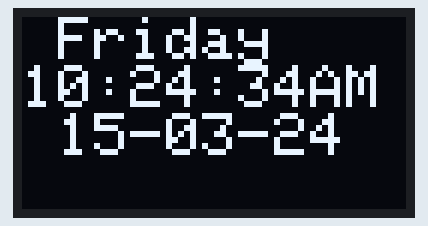
Simulated run of this sketch. Board: ESP8266 (NodeMCU). Parts: 128×64 one-colour display. WiFi joins after 1.5 s; servers stay silent unless stated; the display library's start-up logo is not drawn; the local clock reads 2024-03-15 10:24:30 at power-on unless the sketch sets it; what the sketch prints to the serial monitor is not drawn.

Above: at 4.6 s.
At 8.7 s:
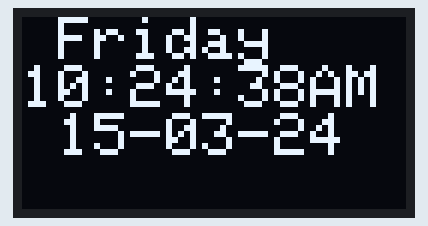
At 12.8 s:
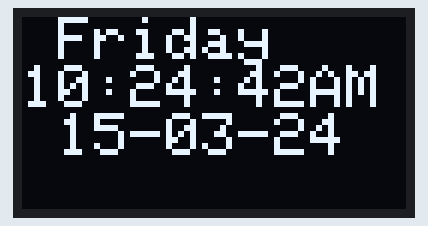
At 21.0 s:
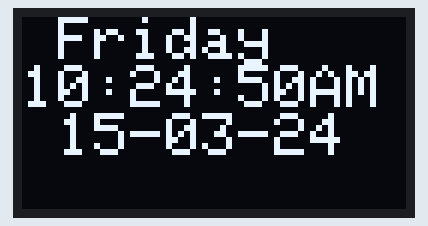
At 29.3 s:
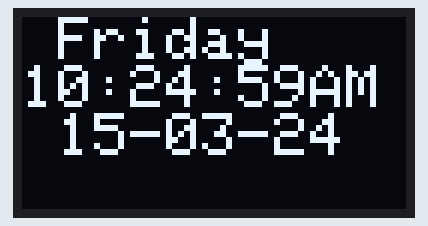
At 38.5 s:
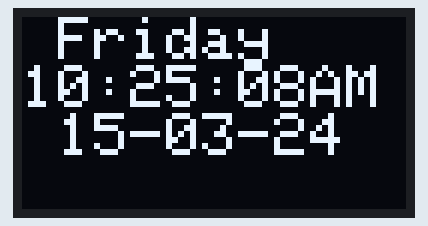

Measured:
- what the display in image 0 shows lasts 1.0 s, from 4.6 s to 5.6 s

The sketch:

SimpleNTPv2.ino
```cpp
//Source https://forum.arduino.cc/index.php?topic=452680.0 developed by Sroto&Gargees™ 2019
// I2C OLED SIMPLE 12-H NTP TIME FOR GMT/UTC +8

#include "time.h"
#include <ESP8266WiFi.h>
#include <SPI.h>
#include <Wire.h>
#include <Adafruit_GFX.h>
#include <Adafruit_SSD1306.h>
#define SCREEN_WIDTH 128
#define SCREEN_HEIGHT 64
#define OLED_RESET     2
Adafruit_SSD1306 display(SCREEN_WIDTH, SCREEN_HEIGHT, &Wire, OLED_RESET);

const char* ssid     = "************";                       // your wifi SSID (AP name)
const char* password = "************";                       // your wifi password

const char* ntpServer = "pool.ntp.org";
const long  gmtOffset_sec = 28800;       //Malaysian,Singapore GMT = +8 UTC * (60*60) , GREENWICH = 0 UTC * (60*60) = 0
const int   daylightOffset_sec = 0;

/*
  %a Abbreviated weekday name
  %A Full weekday name
  %b Abbreviated month name
  %B Full month name
  %c Date and time representation for your locale
  %d Day of month as a decimal number (01-31)
  %H Hour in 24-hour format (00-23)
  %I Hour in 12-hour format (01-12)
  %j Day of year as decimal number (001-366)
  %m Month as decimal number (01-12)
  %M Minute as decimal number (00-59)
  %p Current locale's A.M./P.M. indicator for 12-hour clock
  %S Second as decimal number (00-59)
  %U Week of year as decimal number,  Sunday as first day of week (00-51)
  %w Weekday as decimal number (0-6; Sunday is 0)
  %W Week of year as decimal number, Monday as first day of week (00-51)
  %x Date representation for current locale
  %X Time representation for current locale
  %y Year without century, as decimal number (00-99)
  %Y Year with century, as decimal number
  %z %Z Time-zone name or abbreviation, (no characters if time zone is unknown)
  %% Percent sign
  You can include text literals (such as spaces and colons) to make a neater display or for padding between adjoining columns.
  You can suppress the display of leading zeroes  by using the "#" character  (%#d, %#H, %#I, %#j, %#m, %#M, %#S, %#U, %#w, %#W, %#y, %#Y)
*/
char buffer[80];

void printLocalTime()
{
  time_t rawtime;
  struct tm * timeinfo;

  time (&rawtime);
  timeinfo = localtime (&rawtime);

  strftime (buffer,80," %A\n%I:%M:%S%p\n %d-%m-%y",timeinfo);
  Serial.println(buffer);

}

void setup()
{

  display.begin(SSD1306_SWITCHCAPVCC, 0x3C);                                        //start the OLED @ Hex addy 0x3C
  display.display();                                                                //show the Adafruit Logo
  delay(2000);                                                                      //for 2 seconds
  display.clearDisplay();
  Serial.begin(115200);

  WiFi.mode(WIFI_STA);
  WiFi.begin(ssid, password);

  while (WiFi.status() != WL_CONNECTED)
  {
    delay(500);
    Serial.print(".");
  }

  Serial.println();
  Serial.println("WiFi connected");
  Serial.print("IP address: ");
  Serial.println(WiFi.localIP());

  configTime(gmtOffset_sec, daylightOffset_sec, ntpServer);

  unsigned timeout = 5000;
  unsigned start = millis();
  while (!time(nullptr))
  {
    Serial.print(".");
    delay(1000);
  }
  delay(1000);
}

void loop()
{
  printLocalTime();
  display.clearDisplay();
  display.setTextSize(2);                                       //set  text size
  display.setTextColor(WHITE);                                  //set text color to WHITE
  display.setCursor(0,0);
  display.print(buffer);
  display.display();
  delay(1000);
}
```
